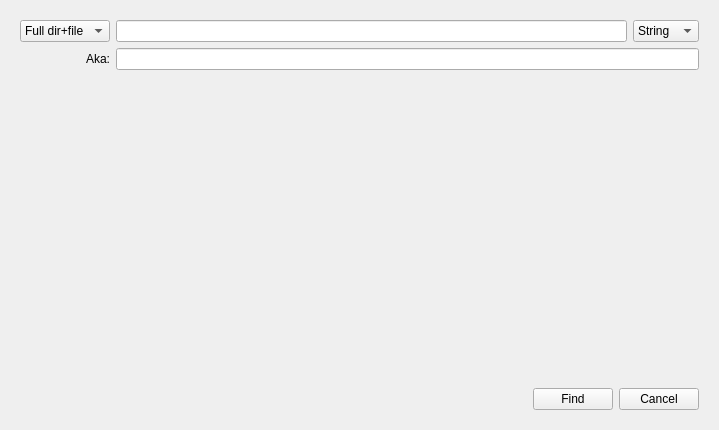
<?xml version="1.0" encoding="UTF-8"?>
<ui version="4.0">
 <class>FindDialog</class>
 <widget class="QWidget" name="FindDialog">
  <property name="geometry">
   <rect>
    <x>0</x>
    <y>0</y>
    <width>719</width>
    <height>430</height>
   </rect>
  </property>
  <property name="windowTitle">
   <string>Find</string>
  </property>
  <layout class="QVBoxLayout" name="verticalLayout">
   <item>
    <widget class="QStackedWidget" name="pages">
     <property name="currentIndex">
      <number>0</number>
     </property>
     <widget class="QWidget" name="setup">
      <layout class="QVBoxLayout" name="verticalLayout_2">
       <item>
        <layout class="QGridLayout" name="gridLayout">
         <item row="0" column="0">
          <widget class="QComboBox" name="find_mode">
           <item>
            <property name="text">
             <string>Full dir+file</string>
            </property>
           </item>
           <item>
            <property name="text">
             <string>Directory</string>
            </property>
           </item>
           <item>
            <property name="text">
             <string>File name</string>
            </property>
           </item>
          </widget>
         </item>
         <item row="0" column="1">
          <layout class="QHBoxLayout" name="horizontalLayout">
           <item>
            <widget class="QLineEdit" name="find_name"/>
           </item>
           <item>
            <widget class="QComboBox" name="find_type">
             <item>
              <property name="text">
               <string>String</string>
              </property>
             </item>
             <item>
              <property name="text">
               <string>Regex</string>
              </property>
             </item>
            </widget>
           </item>
          </layout>
         </item>
         <item row="1" column="0">
          <widget class="QLabel" name="label">
           <property name="text">
            <string>Aka:</string>
           </property>
           <property name="alignment">
            <set>Qt::AlignRight|Qt::AlignTrailing|Qt::AlignVCenter</set>
           </property>
          </widget>
         </item>
         <item row="1" column="1">
          <widget class="QLineEdit" name="aka"/>
         </item>
        </layout>
       </item>
       <item>
        <spacer name="verticalSpacer">
         <property name="orientation">
          <enum>Qt::Vertical</enum>
         </property>
         <property name="sizeHint" stdset="0">
          <size>
           <width>20</width>
           <height>299</height>
          </size>
         </property>
        </spacer>
       </item>
       <item>
        <layout class="QHBoxLayout" name="horizontalLayout_2">
         <item>
          <spacer name="horizontalSpacer">
           <property name="orientation">
            <enum>Qt::Horizontal</enum>
           </property>
           <property name="sizeHint" stdset="0">
            <size>
             <width>40</width>
             <height>20</height>
            </size>
           </property>
          </spacer>
         </item>
         <item>
          <widget class="QPushButton" name="btn_find">
           <property name="text">
            <string>Find</string>
           </property>
          </widget>
         </item>
         <item>
          <widget class="QPushButton" name="btn_cancel">
           <property name="text">
            <string>Cancel</string>
           </property>
          </widget>
         </item>
        </layout>
       </item>
      </layout>
     </widget>
     <widget class="QWidget" name="page_2">
      <layout class="QVBoxLayout" name="verticalLayout_3">
       <item>
        <widget class="QListWidget" name="files">
         <property name="editTriggers">
          <set>QAbstractItemView::NoEditTriggers</set>
         </property>
        </widget>
       </item>
       <item>
        <layout class="QHBoxLayout" name="horizontalLayout_3">
         <item>
          <spacer name="horizontalSpacer_2">
           <property name="orientation">
            <enum>Qt::Horizontal</enum>
           </property>
           <property name="sizeHint" stdset="0">
            <size>
             <width>40</width>
             <height>20</height>
            </size>
           </property>
          </spacer>
         </item>
         <item>
          <widget class="QComboBox" name="action_sel">
           <item>
            <property name="text">
             <string>Delete</string>
            </property>
           </item>
           <item>
            <property name="text">
             <string>Keep</string>
            </property>
           </item>
           <item>
            <property name="text">
             <string>Keep me</string>
            </property>
           </item>
           <item>
            <property name="text">
             <string>Keep other</string>
            </property>
           </item>
           <item>
            <property name="text">
             <string>Keep Dup</string>
            </property>
           </item>
          </widget>
         </item>
         <item>
          <widget class="QPushButton" name="btn_exec">
           <property name="text">
            <string>Exec action</string>
           </property>
          </widget>
         </item>
         <item>
          <spacer name="horizontalSpacer_3">
           <property name="orientation">
            <enum>Qt::Horizontal</enum>
           </property>
           <property name="sizeType">
            <enum>QSizePolicy::Fixed</enum>
           </property>
           <property name="sizeHint" stdset="0">
            <size>
             <width>60</width>
             <height>20</height>
            </size>
           </property>
          </spacer>
         </item>
         <item>
          <widget class="QPushButton" name="btn_close">
           <property name="text">
            <string>Close</string>
           </property>
          </widget>
         </item>
        </layout>
       </item>
      </layout>
     </widget>
    </widget>
   </item>
  </layout>
 </widget>
 <resources/>
 <connections/>
</ui>
